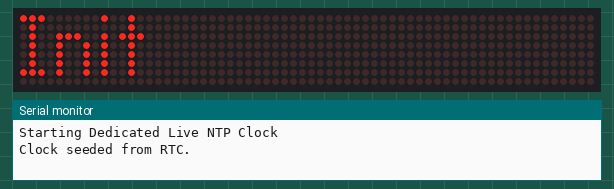
Bench run of a sketch on a simulated ESP8266 (NodeMCU). On the bench: 64×8 LED matrix, the last lines printed to the serial monitor. WiFi joins after 1.5 s; servers stay silent unless stated; the local clock reads 2024-03-15 10:24:30 at power-on unless the sketch sets it.

Above: at 0.1 s.
At 1.65 s:
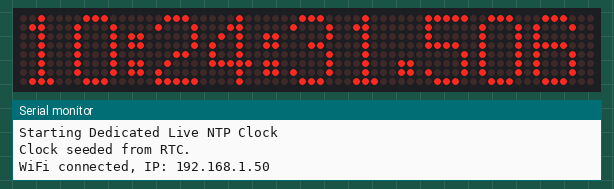
At 10.97 s:
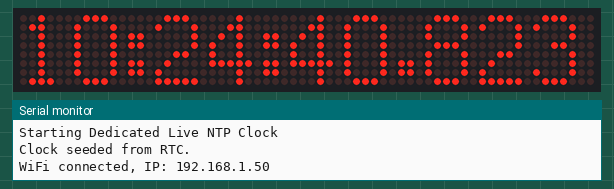
At 20.59 s:
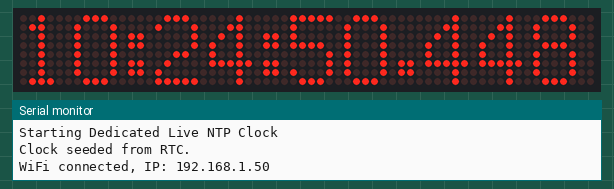
At 30.22 s:
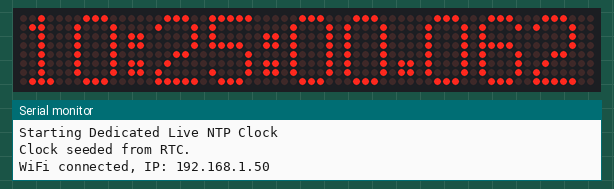
At 39.84 s:
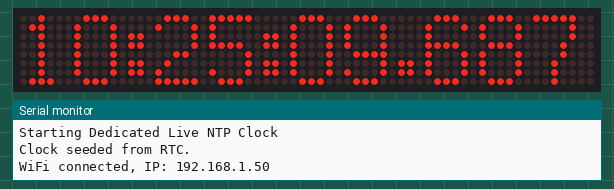

The sketch:

Current_ESP_Clock_code.ino
```cpp
#include <RTClib.h>
#include <Wire.h>
#include <SPI.h>
#include <WiFiManager.h>
#include <time.h>
#include <sys/time.h>
#include <coredecls.h>      // settimeofday_cb()
#include <sntp.h>
#include <MD_MAX72xx.h>
#include <MD_Parola.h>

// ---------- Hardware SPI Definitions ----------
#define PIN_CS D8   // Standard CS pin for ESP8266 Hardware SPI

// ---------- Display hardware configuration ----------
#define HARDWARE_TYPE MD_MAX72XX::FC16_HW
#define MAX_DEVICES 8
#define BRIGHTNESS 1

// ---------- NTP settings ----------
#define NTP_SERVER "pool.ntp.org"
#define TZ_STRING "CST6CDT,M3.2.0,M11.1.0"   // US Central, DST handled automatically
#define MIN_VALID_EPOCH 1700000000           // earlier than this = time not set yet

// SNTP resync interval (the core calls this function). Was 12 hours in the original.
uint32_t sntp_update_delay_MS_rfc_not_less_than_15000() {
  return 12UL * 60UL * 60UL * 1000UL;
}

RTC_DS3231 rtc;
bool rtcOk = false;

// ---------- Custom Monospace Digits (5x8 - Taller & Wider) ----------
uint8_t monoDigits[10][6] = {
  {5, 0x7E, 0x81, 0x81, 0x81, 0x7E}, // 0
  {5, 0x00, 0x82, 0xFF, 0x80, 0x00}, // 1
  {5, 0xC2, 0xA1, 0x91, 0x91, 0x8E}, // 2
  {5, 0x42, 0x81, 0x89, 0x89, 0x76}, // 3
  {5, 0x38, 0x24, 0x22, 0xFF, 0x20}, // 4
  {5, 0x4F, 0x89, 0x89, 0x89, 0x71}, // 5
  {5, 0x7E, 0x89, 0x89, 0x89, 0x72}, // 6
  {5, 0x01, 0x01, 0xE1, 0x19, 0x07}, // 7
  {5, 0x76, 0x89, 0x89, 0x89, 0x76}, // 8
  {5, 0x4E, 0x91, 0x91, 0x91, 0x7E}  // 9
};

// Zero-width character assigned to '`' to create a 1-pixel shift
uint8_t shiftSpace[1] = {0};

// ---------- Time Buffer ----------
char timeString[30];   // holds "`HH:MM:SS.mmm"

// ---------- Global objects ----------
MD_Parola P = MD_Parola(HARDWARE_TYPE, PIN_CS, MAX_DEVICES);

// ---------- Timing Variables ----------
unsigned long lastTimeUpdate = 0;
const unsigned long REFRESH_RATE = 11;   // ms of time between frames
volatile bool sntpSynced = false;        // set by the SNTP callback, handled in loop()

// Called by the core whenever SNTP sets the system time. Just raise a flag.
void onSntpSync() {
  sntpSynced = true;
}

// Build the display string from ONE read of the system clock (UTC -> local via TZ).
void formatTime() {
  struct timeval tv;
  gettimeofday(&tv, nullptr);

  if (tv.tv_sec < MIN_VALID_EPOCH) {
    snprintf(timeString, sizeof(timeString), "`--:--:--.---");   // no valid time yet
    return;
  }
  struct tm t;
  time_t sec = tv.tv_sec;
  localtime_r(&sec, &t);
  snprintf(timeString, sizeof(timeString), "`%02d:%02d:%02d.%03d",
           t.tm_hour, t.tm_min, t.tm_sec, (int)(tv.tv_usec / 1000));
}

void setup() {
  Serial.begin(115200);
  Serial.println("\nStarting Dedicated Live NTP Clock");

  // ---- Initialize display ----
  P.begin();
  P.setIntensity(BRIGHTNESS);

  // ---- Override digits with custom monospace font ----
  for (int i = 0; i < 10; i++) {
    P.addChar('0' + i, monoDigits[i]);
  }
  // Backtick (`) becomes a 0-width spacer (shifts subsequent characters right)
  P.addChar('`', shiftSpace);

  P.setTextAlignment(PA_LEFT);   // set once; print() uses it every time
  P.displayClear();
  P.print("Init");

  // ---- Start from the RTC (stored as UTC) so there is a time even without Wi-Fi ----
  rtcOk = rtc.begin();
  if (!rtcOk) {
    Serial.println("RTC not found - continuing with NTP only.");
  } else if (rtc.lostPower()) {
    Serial.println("RTC lost power - waiting for NTP.");
  } else {
    struct timeval tv = { (time_t)rtc.now().unixtime(), 0 };
    settimeofday(&tv, nullptr);
    Serial.println("Clock seeded from RTC.");
  }

  // ---- Start SNTP (runs in the background once Wi-Fi is up) ----
  settimeofday_cb(onSntpSync);               // registered after seeding, so only SNTP triggers it
  configTime(TZ_STRING, NTP_SERVER);

  // ---- Connect WiFi ----
  WiFiManager wifiManager;
  wifiManager.setConnectTimeout(20);
  wifiManager.setConfigPortalTimeout(120);   // don't block forever if the router is down
  if (!wifiManager.autoConnect("ClockAP")) {
    Serial.println("WiFi not connected - running from RTC.");
  } else {
    Serial.println("WiFi connected, IP: " + WiFi.localIP().toString());
  }
  WiFi.mode(WIFI_STA);   // make sure the config AP is off

  // ---- Init Screen ----
  formatTime();
  P.print(timeString);
}

void loop() {
  // 1. After a successful SNTP sync, copy the new time to the RTC (UTC).
  if (sntpSynced) {
    sntpSynced = false;
    if (rtcOk) {
      rtc.adjust(DateTime((uint32_t)time(nullptr)));
    }
    Serial.println("SNTP sync OK; RTC updated.");
  }

  // 2. Update display at a controlled framerate
  if (millis() - lastTimeUpdate >= REFRESH_RATE) {
    lastTimeUpdate = millis();
    formatTime();
    P.print(timeString);   // draws immediately; no animation, so no displayAnimate() needed
  }
}
```
